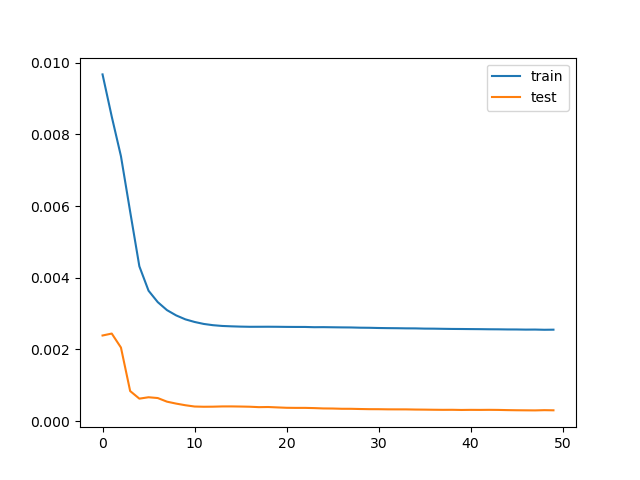

Write Python code to recreate this figure.
# this code is heavily adapted from Jason Brownlee's
# tutorials on machinelearningmastery.com
# https://machinelearningmastery.com/convert-time-series-supervised-learning-problem-python/
# https://machinelearningmastery.com/multivariate-time-series-forecasting-lstms-keras/
# Extra comments are sprinkled throughout to demonstrate my understanding of the code.


from math import sqrt
from numpy import concatenate
from matplotlib import pyplot as plt
from pandas import read_csv
from pandas import DataFrame
from pandas import concat
from sklearn.preprocessing import MinMaxScaler
from sklearn.metrics import mean_squared_error
# the following code silences some TF error messages that I should
# probably look closer into but so far haven't been able to solve
# it needs to be called before tensorflow is added
import os
os.environ['TF_CPP_MIN_LOG_LEVEL'] = '3'
from keras.models import Sequential
from keras.layers import Dense, LSTM
from keras.optimizers import Adam


# convert series to supervised learning.
# the magic here is in the pandas `shift` method.
# The first tutorial linked in the header goes over it in detail. 
# It lets you add a column or columns which are the values from
# previous columns shifted up or down. This is perfect for including
# t-1 and t+1 in the same row as t.
def series_to_supervised(data, n_in=1, n_out=1):
	n_vars = data.shape[1]
	df = DataFrame(data)
	cols, names = list(), list()
	# input sequence (t-n, ... t-1)
	for i in range(n_in, 0, -1):
		cols.append(df.shift(i))
		names += [('var%d(t-%d)' % (j+1, i)) for j in range(n_vars)]
	# forecast sequence (t, t+1, ... t+n)
	for i in range(0, n_out):
		cols.append(df.shift(-i))
		if i == 0:
			names += [('var%d(t)' % (j+1)) for j in range(n_vars)]
		else:
			names += [('var%d(t+%d)' % (j+1, i)) for j in range(n_vars)]
	# put it all together
	agg = concat(cols, axis=1)
	agg.columns = names
	# get rid of NaN
	# (i don't know ehere the NaN is coming from, but somehow it appears)
	agg.dropna(inplace=True)

	return agg
 
# load dataset
dataset = read_csv('data_cleaned.csv', header=0, index_col=0)
values = dataset.values
# ensure all data is float
values = values.astype('float32')
# normalize features
scaler = MinMaxScaler(feature_range=(0, 1))
scaled = scaler.fit_transform(values)
# frame as supervised learning
reframed = series_to_supervised(scaled, 1, 1)
# drop columns we don't want to predict (only keep Hs for time t)
reframed.drop(reframed.columns[[16, 17, 18, 19, 20, 21, 22, 23, 24,25,26,27,28,29]], axis=1, inplace=True)
# this is what our input data looks like
print("HEAD OF INPUT DATA:")
print(reframed.head())
print("")
# split into train and test sets
# We will see if it works on the last 3 days of data
values = reframed.values # get rid of first row because t-1 isn't defined yet
train = values[:-11, :]
test = values[-11:, :]
# split inputs and outputs
train_X, train_y = train[:, :-1], train[:, -1]
test_X, test_y = test[:, :-1], test[:, -1]
# reshape input to be [samples, timesteps, features] (required by LSTM)
train_X = train_X.reshape((train_X.shape[0], 1, train_X.shape[1]))
test_X = test_X.reshape((test_X.shape[0], 1, test_X.shape[1]))
# shape of train_X, train_y, test_X, test_y is now
# (1180, 1, 15) (1180,) (8, 1, 15) (8,)

# here I tried a bunch of different set-ups because I'm not entirely
# sure how to choose the correct network shape for my data.
# This is what I settled on.
# I used different activation and loss functions because they worked out
# better for my data, and added an extra LSTM layer for the fun of it.
# Changing the amount of nodes in either layer didn't have much effect.
model = Sequential()
model.add(LSTM(50,return_sequences=True, activation='relu', input_shape=(train_X.shape[1], train_X.shape[2])))
model.add(LSTM(25, activation='relu'))
model.add(Dense(1))
optimizer = Adam(clipnorm=1.0)
model.compile(loss='mse', optimizer=optimizer)
# fit network
history = model.fit(train_X, train_y, epochs=50, batch_size=5,  validation_data=(test_X, test_y), verbose=2, shuffle=False)
# plot history
plt.plot(history.history['loss'], label='train')
plt.plot(history.history['val_loss'], label='test')
plt.legend()

# the following code is taken essentially
# unchanged from Jason Brownlee's tutorial.
# (All I did was rename `yhat`` to `y_pred`
# because it's a more meaningful name to me)
# I still took the time to make sure I understand
# what everything is doing and why,
# so I left commments to demonstrate this.

# make a prediction (result is in normalized values)
y_pred = model.predict(test_X)
# reformat into original shaping
test_X = test_X.reshape((test_X.shape[0], test_X.shape[2]))
# invert scaling for forecast (undo the feature normalization)
# first, combine the predicted y with the relevant features
inv_y_pred = concatenate((y_pred, test_X[:, 1:]), axis=1)
# do the actual work of inverse scaling
inv_y_pred = scaler.inverse_transform(inv_y_pred)
# we're only interested in the y vector
inv_y_pred = inv_y_pred[:,0]
# repeat for actual values
test_y = test_y.reshape((len(test_y), 1))
inv_y = concatenate((test_y, test_X[:, 1:]), axis=1)
inv_y = scaler.inverse_transform(inv_y)
inv_y = inv_y[:,0]
# calculate RMSE (we went over the reasoning for this error in class)
rmse = sqrt(mean_squared_error(inv_y, inv_y_pred))
print("      actual               predicted")
print("========================================")
for i in range(len(test_y)):
	print(f"{inv_y[i]} -> {inv_y_pred[i]}")
print('Test RMSE: %.3f' % rmse)



# show the training graph
plt.show()
